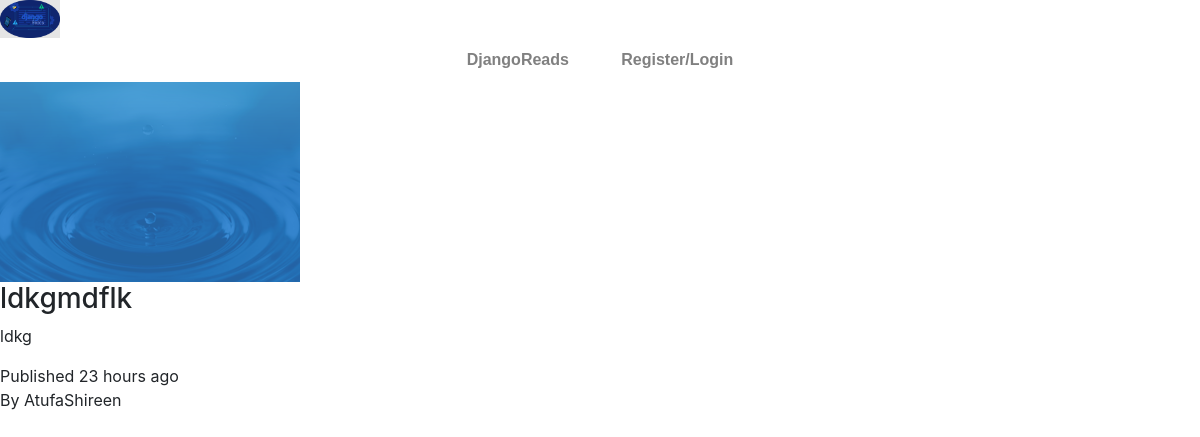
The app's page /post/17 with its own data.
### blogapp/models.py (models this page shows, shortened)
class Post(models.Model):
    title = models.CharField(max_length=100)
    content = models.TextField()
    date_posted = models.DateTimeField(default=timezone.now)
    author = models.ForeignKey(User, on_delete=models.CASCADE)
    bg_pic = models.ImageField(default='def.png', upload_to='post_pics')

### blogapp/views.py (the view)
# urls.py: path("post/<int:pk>", PostDetailView.as_view(), name="post-detail"),
class PostDetailView(DetailView):
    model = Post # blogapp/post_detail.html

### blogapp/templates/blogapp/post_detail.html (shortened to what this page needs)
{%extends 'blogapp/base.html'%}
{%load static%}
{%block css%}
<link rel="stylesheet" href="{%static 'blogapp/home.css'%}" type="text/css">
{%endblock css%}
{%block body%}
{% load humanize %}
<img src="{{post.bg_pic.url}}">
<div>
    <h3>{{post.title}}</h3>
    <p>{{post.content}}</p>
    <div class="date">Published {{post.date_posted|naturaltime}}</div>
    <div class="tags">
        <div class="tag">By {{post.author}}</div>
    </div>
</div>
{%endblock body%}

### blogapp/static/blogapp/base.css (style rules this page uses)
html { height:100%; }
body { min-height:100%; }

### blogapp/static/blogapp/home.css (style rules this page uses)
:root { --color: #3c3163; --transition-time: 0.5s; }
* { box-sizing: border-box; }

### records on screen
Post: bg_pic (picture), title "ldkgmdflk", content "ldkg", date_posted "23 hours ago", author "AtufaShireen"
